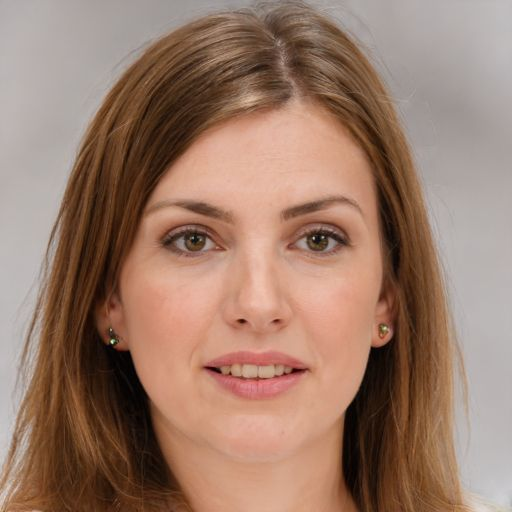
#> input picture openCV/resources/user.jpg, 512 x 512 px
$ python read_img.py
#> lines starting #> are read from the running program, lines starting #| are printed output that depends on the picture; after the words box and inside, x2 and y2 are one past the last pixel; in counts of white or black regions, pixels touching at a corner belong together
"""
    Read image
"""

import cv2
import numpy as np

# Read images from resource file
image = cv2.imread('resources/user.jpg')
#> image is the input picture: shape (512, 512, 3); mean B, G, R 106.3, 123.1, 154.8

kernel = np.ones((5, 5), np.uint8)

# convert image to gray scale
imgGray = cv2.cvtColor(image, cv2.COLOR_BGR2GRAY)
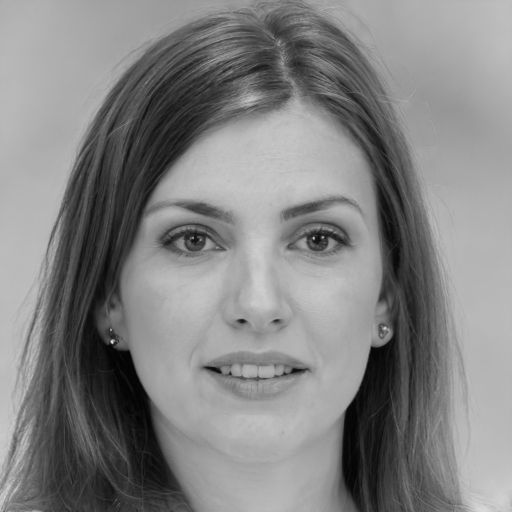
#> imgGray: shape (512, 512); min 0, max 229, mean 130.7

# blur image
imgBlur = cv2.GaussianBlur(imgGray, (7, 7), 0)

# find edges in image
imgCanny = cv2.Canny(image, 150, 200)
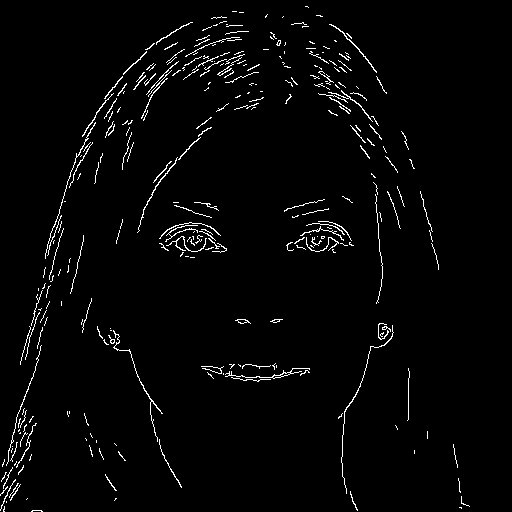
#> imgCanny: shape (512, 512); 2.4% white in thin lines or dots

# increase thickness of edges
imgDialation = cv2.dilate(imgCanny, kernel, iterations=5)
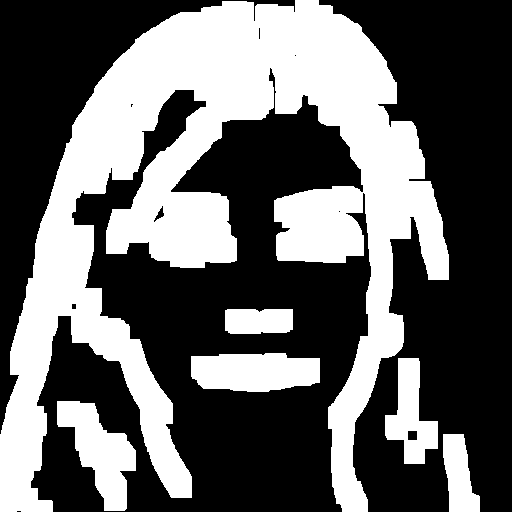
#> imgDialation: shape (512, 512); 39.4% white; 6 white regions, box (x1, y1, x2, y2) and area: (0, 0, 449, 512) 88097, (57, 401, 136, 511) 4337, (191, 353, 320, 392) 4263, (385, 358, 438, 464) 2974, (443, 434, 480, 512) 1946, (225, 309, 293, 334) 1628

# make edges thinner
imgEroded = cv2.erode(imgDialation, kernel, iterations=1)
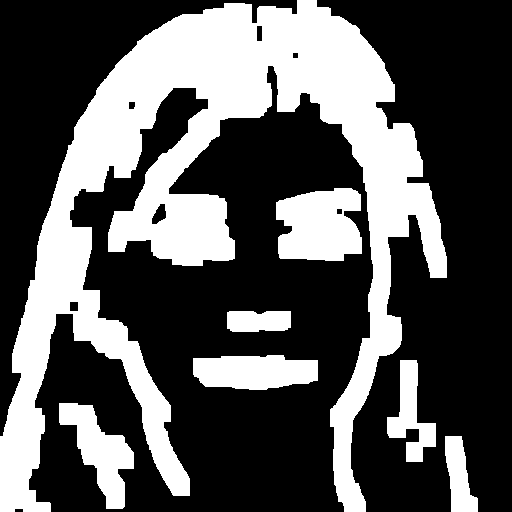
#> imgEroded: shape (512, 512); 34.4% white; 7 white regions, largest, box (x1, y1, x2, y2) and area: (0, 0, 447, 512) 72656, (276, 188, 362, 261) 5159, (193, 355, 318, 390) 3603

cv2.imshow("Dialation", imgDialation)
cv2.imshow("Eroded", imgEroded)
cv2.waitKey(0)

$ run again, with openCV/resources/1.jpg copied over openCV/resources/user.jpg
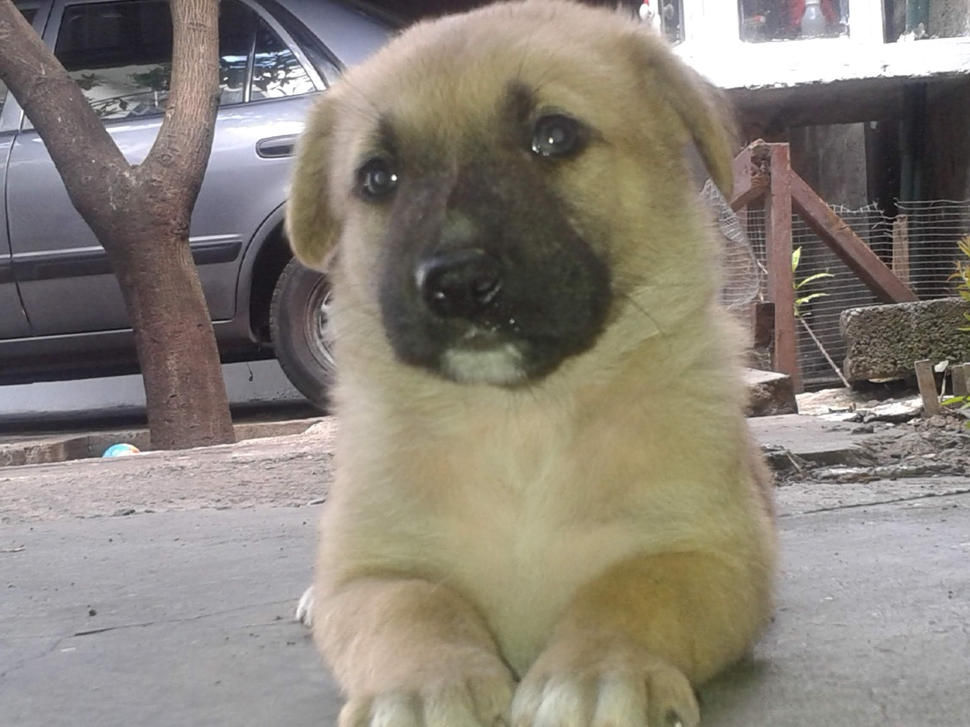
#> input picture openCV/resources/1.jpg, 970 x 727 px, shrunk from 2560 x 1920 before the run
#> image is the input picture: shape (727, 970, 3); mean B, G, R 120.6, 129.9, 137.1
#> `imgCanny = cv2.Canny(image, 150, 200)`:
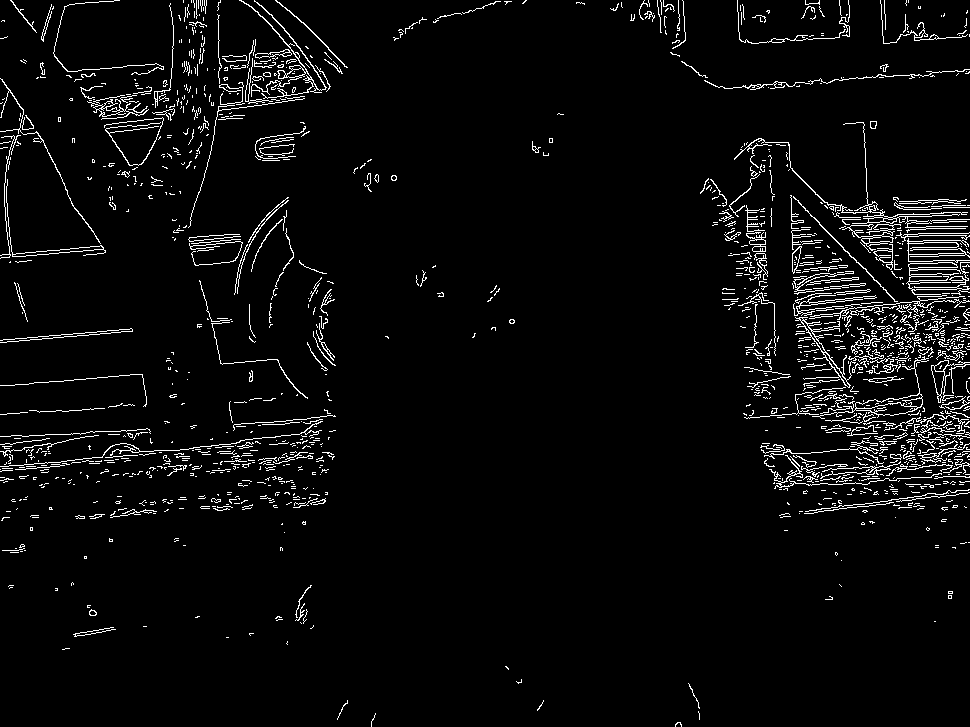
#> imgCanny: shape (727, 970); 4.1% white in thin lines or dots
#> imgDialation: shape (727, 970); 40.4% white; 28 white regions, largest, box (x1, y1, x2, y2) and area: (0, 0, 358, 563) 139735, (690, 111, 970, 559) 89484, (600, 0, 970, 100) 16991
#> `imgEroded = cv2.erode(imgDialation, kernel, iterations=1)`:
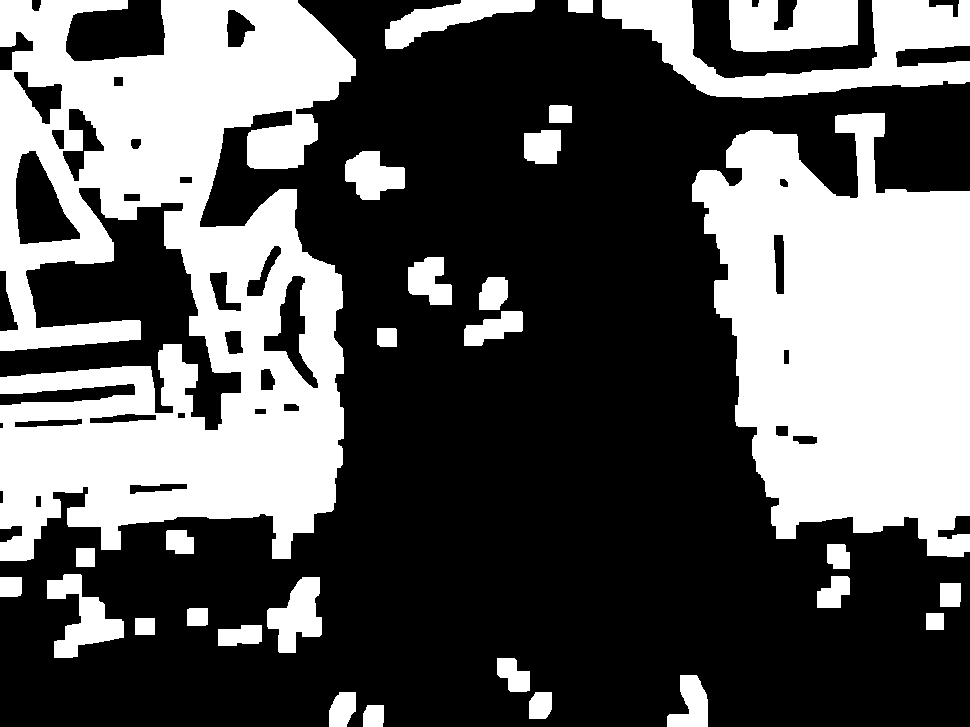
#> imgEroded: shape (727, 970); 36.5% white; 30 white regions, largest, box (x1, y1, x2, y2) and area: (0, 0, 356, 561) 126256, (692, 113, 970, 557) 85726, (602, 0, 970, 98) 14841
